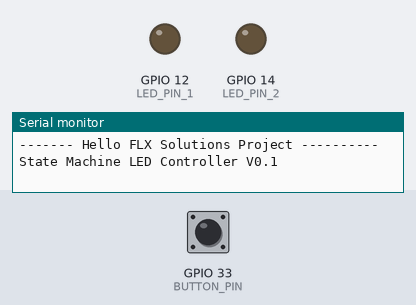
This program was run on a simulated ESP32. On the bench: output pins drawn as LEDs (lit = HIGH), the last lines printed to the serial monitor. Inputs (shaded band) come from the test bench; at power-on: GPIO 33 (BUTTON_PIN) HIGH.

Above: at 1.2 s.
1.3 s: GPIO 33 (BUTTON_PIN) pulled LOW for 0.15 s
At 2.4 s:
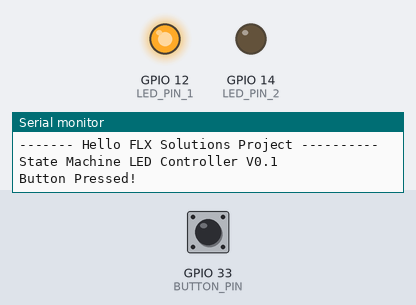
3.0 s: GPIO 33 (BUTTON_PIN) pulled LOW for 1 s
At 5.0 s:
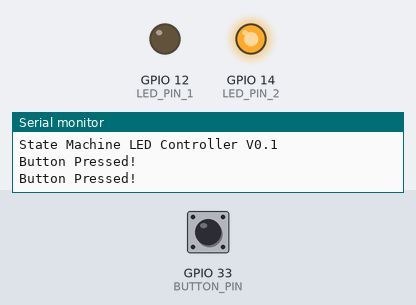
5.6 s: GPIO 33 (BUTTON_PIN) pulled LOW for 0.15 s
At 6.9 s:
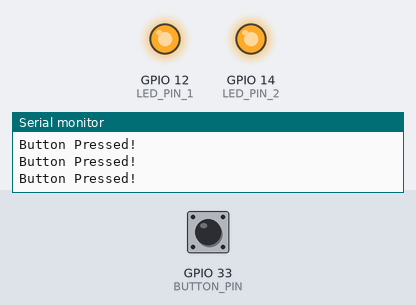
7.3 s: GPIO 33 (BUTTON_PIN) pulled LOW for 3.2 s
At 11.1 s:
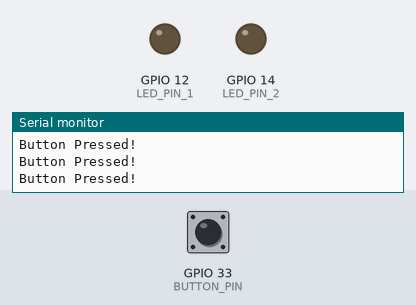
Timing chart, 0 to 12.6 s (numbered marks = the images above; inputs shaded):
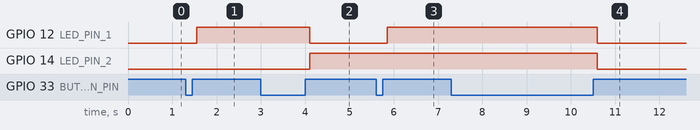

The program:

main.cpp
```cpp
#include <Arduino.h>


enum State {
  BOTH_OFF,
  LED1_ON,
  LED2_ON,
  BOTH_ON
};

// Define pins that have the external LEDS
const int LED_PIN_1 = 12;
const int LED_PIN_2 = 14;

// Define the pin the button is on
const int BUTTON_PIN = 33;

int counter = 0;

int lastState = HIGH; // the previous state from the input pin
int currentState;

// Simple counter for 4 values (0,1,2,3), wraps around
void updateCounter() {
    if (counter < 3) {
      counter++;
    }
    else {
      counter = 0;
    }
}
// button handler function, if the button is pressed increment the state
void readButton() {

    currentState = digitalRead(BUTTON_PIN);
    if (lastState == LOW && currentState == HIGH) {
      Serial.println("Button Pressed!");
      updateCounter();
      delay(100); // delay for debouncing
    }
    lastState = currentState;
}


void changeState() {
    // TODO: could track state instead of calling this every loop
    switch (counter) {
      case BOTH_OFF:
        digitalWrite(LED_PIN_1, LOW);
        digitalWrite(LED_PIN_2, LOW);
        break;

      case LED1_ON:
        digitalWrite(LED_PIN_1, HIGH);
        digitalWrite(LED_PIN_2, LOW);
        break;

      case LED2_ON:
        digitalWrite(LED_PIN_1, LOW);
        digitalWrite(LED_PIN_2, HIGH);
        break;

      case BOTH_ON:
        digitalWrite(LED_PIN_1, HIGH);
        digitalWrite(LED_PIN_2, HIGH);
        break;

      default:
        break;
    }
}


void setup() {
  Serial.begin(9600);
  Serial.println("------- Hello FLX Solutions Project ----------");
  Serial.println("State Machine LED Controller V0.1");

  // Set the LED pin as an output
  pinMode(BUTTON_PIN, INPUT_PULLUP);
  pinMode(LED_PIN_1, OUTPUT);
  pinMode(LED_PIN_2, OUTPUT);

}

void loop() {

  // check button
  readButton();

  // update state
  changeState();
}
```

Measured:
- after the input at 1.3 s, GPIO 12 (LED_PIN_1): LOW → HIGH after 0.25 s
- after the input at 3.0 s, GPIO 12 (LED_PIN_1): HIGH → LOW after 1.1 s; GPIO 14 (LED_PIN_2): LOW → HIGH after 1.1 s
- after the input at 5.6 s, GPIO 12 (LED_PIN_1): LOW → HIGH after 0.25 s
- after the input at 7.3 s, GPIO 12 (LED_PIN_1), GPIO 14 (LED_PIN_2): HIGH → LOW after 3.3 s
